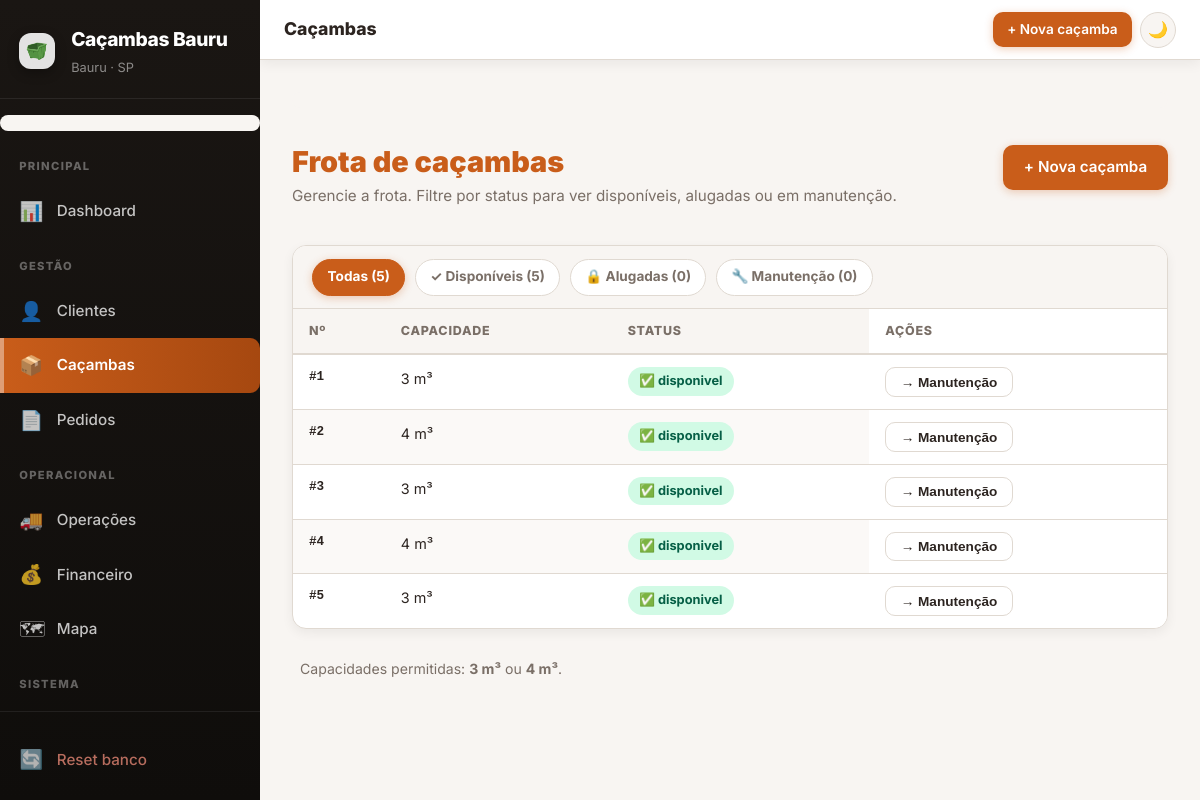
The app's page /cacambas with its own data.
### tables this page shows
CREATE TABLE cacambas (
            id INTEGER PRIMARY KEY AUTOINCREMENT,
            codigo TEXT NOT NULL UNIQUE,
            capacidade_m3 INTEGER NOT NULL,
            status TEXT NOT NULL DEFAULT 'disponivel'
        );

### app.py (the view)
@app.route("/cacambas")
def cacambas():
    f = request.args.get("f","")
    conn = get_conn()
    q = "SELECT id,codigo,capacidade_m3,status FROM cacambas"
    params = ()
    if f in ("disponivel","em_uso","manutencao"):
        q += " WHERE status=?"
        params = (f,)
    q += " ORDER BY CASE WHEN codigo GLOB '[0-9]*' THEN CAST(codigo AS INTEGER) ELSE 999999 END,codigo"
    rows = conn.execute(q, params).fetchall()
    tots = {r["status"]: r["n"] for r in conn.execute(
        "SELECT status, COUNT(*) AS n FROM cacambas GROUP BY status"
    ).fetchall()}
    total = conn.execute("SELECT COUNT(*) FROM cacambas").fetchone()[0]
    conn.close()
    return render_template("cacambas.html", cacambas=rows, filtro=f,
        n_disp=tots.get("disponivel",0), n_uso=tots.get("em_uso",0),
        n_manut=tots.get("manutencao",0), total=total)

### app.py (called while the page is built)
def _get_config():
    conn = get_conn()
    cfg = {r["chave"]: r["valor"] for r in conn.execute("SELECT chave,valor FROM config").fetchall()}
    conn.close()
    return cfg

def _dias_locacao(config=None):
    if config is None:
        config = _get_config()
    try:
        return max(1, min(int(config.get("dias_locacao","7")), 30))
    except ValueError:
        return 7

def _get_motoristas():
    conn = get_conn()
    rows = [r["nome"] for r in conn.execute("SELECT nome FROM motoristas ORDER BY nome").fetchall()]
    conn.close()
    return rows

### database.py (called while the page is built)
def get_conn():
    conn = sqlite3.connect(DB_PATH)
    conn.row_factory = sqlite3.Row
    conn.create_function("NORM", 1, _norm)
    return conn

### templates/cacambas.html (shortened to what this page needs)
{% extends "base.html" %}
{% block topbar_title %}Caçambas{% endblock %}
{% block topbar_actions %}<a class="btn btn-sm" href="{{ url_for('cacamba_nova') }}">+ Nova caçamba</a>{% endblock %}
{% block content %}
<section class="page-head">
  <div>
    <h2>Frota de caçambas</h2>
    <p>Gerencie a frota. Filtre por status para ver disponíveis, alugadas ou em manutenção.</p>
  </div>
  <a class="btn" href="{{ url_for('cacamba_nova') }}">+ Nova caçamba</a>
</section>
<div class="card table-wrap">
  <div class="filtros-bar">
    <a href="{{ url_for('cacambas') }}" class="filtro-chip {% if not filtro %}ativo{% endif %}">Todas ({{ total }})</a>
    <a href="{{ url_for('cacambas', f='disponivel') }}" class="filtro-chip {% if filtro=='disponivel' %}ativo ok{% endif %}">✓ Disponíveis ({{ n_disp }})</a>
    <a href="{{ url_for('cacambas', f='em_uso') }}" class="filtro-chip {% if filtro=='em_uso' %}ativo alerta{% endif %}">🔒 Alugadas ({{ n_uso }})</a>
    <a href="{{ url_for('cacambas', f='manutencao') }}" class="filtro-chip {% if filtro=='manutencao' %}ativo{% endif %}">🔧 Manutenção ({{ n_manut }})</a>
  </div>
  {% if cacambas %}
  <table class="tabela-dados">
    <thead>
      <tr><th>Nº</th><th>Capacidade</th><th>Status</th><th>Ações</th></tr>
    </thead>
    <tbody>
      {% for c in cacambas %}
      <tr>
        <td class="mono"><strong>#{{ c.codigo }}</strong></td>
        <td>{{ c.capacidade_m3 }} m³</td>
        <td><span class="status-chip status-{{ c.status }}">{{ c.status.replace('_',' ') }}</span></td>
        <td>
          {% if c.status == 'disponivel' %}
          <form class="inline-form" method="post" action="{{ url_for('cacamba_manutencao', cid=c.id) }}">
            <button class="btn btn-sec btn-sm">→ Manutenção</button>
          </form>
          {% elif c.status == 'manutencao' %}
          <form class="inline-form" method="post" action="{{ url_for('cacamba_disponivel', cid=c.id) }}">
            <button class="btn btn-ok btn-sm">Liberar</button>
          </form>
          {% endif %}
        </td>
      </tr>
      {% endfor %}
    </tbody>
  </table>
  {% else %}
  <div class="empty-state">Nenhuma caçamba{% if filtro %} com este status{% endif %}.</div>
  {% endif %}
</div>
<p class="hint" style="padding:0 .5rem">Capacidades permitidas: <strong>3 m³</strong> ou <strong>4 m³</strong>.</p>
{% endblock %}

### static/estilo.css (style rules this page uses)
:root { --brand: #c95d1a; --brand-dark: #a64810; --brand-light: #fef3ec; --brand-2: #20639b; --brand-2-dk: #174e7a; --sidebar-bg: #1a1613; --sidebar-w: 260px; --surface: #ffffff; --surface-soft: #f8f5f2; --surface-mid: #ede9e3; --line: #e0d9d1; --text: #2c2420; --muted: #7a6f67; --danger: #b42318; --success: #1a7f3c; --warning: #b45309; --info: #1055a8; --radius: 14px; --radius-sm: 10px; --shadow: 0 4px 12px rgba(0,0,0,.06); --shadow-md: 0 8px 24px rgba(0,0,0,.10); --shadow-lg: 0 12px 40px rgba(0,0,0,.15); --font: 'Inter', 'Segoe UI', system-ui, -apple-system, sans-serif; --topbar-h: 60px; --transition: all .3s cubic-bezier(.4,0,.2,1); --bg-color: #f8f5f2; --text-color: var(--text); --surface-color: var(--surface); }
*, *::before, *::after { box-sizing: border-box; margin: 0; padding: 0; }
html { font-size: 16px; scroll-behavior: smooth; }
body { font-family: var(--font); background: var(--bg-color); color: var(--text-color); min-height: 100vh; line-height: 1.6; transition: background .4s ease, color .4s ease; }
.card { background: var(--surface-color); border: 1px solid var(--line); border-radius: var(--radius); padding: 1.6rem 1.8rem; box-shadow: var(--shadow); transition: var(--transition); position: relative; overflow: hidden; }
.card::before { content: ''; position: absolute; top: 0; left: 0; right: 0; height: 4px; background: linear-gradient(90deg, var(--brand), var(--brand-dark)); opacity: 0; transition: opacity .3s ease; }
.page-head { display: flex; align-items: flex-start; justify-content: space-between; gap: 1.2rem; flex-wrap: wrap; margin-bottom: .5rem; }
.page-head h2 { font-size: 1.8rem; font-weight: 900; color: var(--brand); line-height: 1.2; }
.page-head p { font-size: .95rem; color: var(--muted); margin-top: .3rem; }
.btn { display: inline-flex; align-items: center; gap: .5rem; padding: .65rem 1.3rem; background: var(--brand); color: #fff; border: none; border-radius: var(--radius-sm); font-size: .95rem; font-weight: 600; cursor: pointer; text-decoration: none; transition: var(--transition); white-space: nowrap; position: relative; overflow: hidden; box-shadow: 0 2px 8px rgba(201,93,26,.3); }
.btn::before { content: ''; position: absolute; top: 0; left: -100%; bottom: 0; width: 100%; background: linear-gradient(90deg, transparent, rgba(255,255,255,.25), transparent); transition: .6s; }
.btn-sec { background: var(--surface-color); color: var(--text); border: 1.5px solid var(--line); box-shadow: none; }
.btn-sm { padding: .4rem .9rem; font-size: .85rem; }
.hint { font-size: .88rem; color: var(--muted); line-height: 1.6; }
.filtros-bar { display: flex; gap: .6rem; flex-wrap: wrap; align-items: center; padding: .8rem 1.2rem; background: var(--surface-soft); border-bottom: 1px solid var(--line); }
.filtro-chip { padding: .4rem .9rem; border-radius: 24px; font-size: .85rem; font-weight: 700; border: 1.5px solid var(--line); background: var(--surface-color); color: var(--muted); cursor: pointer; text-decoration: none; transition: var(--transition); white-space: nowrap; }
.filtro-chip.ativo { background: var(--brand); border-color: var(--brand); color: #fff; box-shadow: 0 2px 8px rgba(201,93,26,.3); }
.table-wrap { padding: 0; overflow: hidden; border-radius: var(--radius); }
.tabela-dados { width: 100%; border-collapse: collapse; font-size: .9rem; }
.tabela-dados thead th { background: var(--surface-soft); padding: .75rem 1rem; text-align: left; font-size: .78rem; font-weight: 800; text-transform: uppercase; letter-spacing: .06em; color: var(--muted); border-bottom: 2px solid var(--line); white-space: nowrap; position: sticky; top: 0; z-index: 10; }
.tabela-dados tbody tr { border-bottom: 1px solid var(--line); transition: var(--transition); }
.tabela-dados tbody tr:last-child { border-bottom: none; }
.tabela-dados td { padding: .75rem 1rem; vertical-align: top; }
.mono { font-family: 'Consolas','Courier New',monospace; font-size: .88em; }
.status-chip { display:inline-block; padding:.25rem .7rem; border-radius:24px; font-size:.8rem; font-weight:700; white-space:nowrap; }
.status-disponivel { background:#d1fae5; color:#065f46; }
.inline-form { display:inline-block; }
.status-disponivel::before { content: '✅ '; }
.tabela-dados tbody tr:nth-child(even) { background: rgba(248,245,242,.6); }
.tabela-dados th:last-child, .tabela-dados td:last-child { position: sticky; right: 0; background: var(--surface-color); box-shadow: -2px 0 8px rgba(0,0,0,.06); }

### records on screen
cacambas: codigo "1", capacidade_m3 "3", status.replace "disponivel"
cacambas: codigo "2", capacidade_m3 "4", status.replace "disponivel"
cacambas: codigo "3", capacidade_m3 "3", status.replace "disponivel"
cacambas: codigo "4", capacidade_m3 "4", status.replace "disponivel"
cacambas: codigo "5", capacidade_m3 "3", status.replace "disponivel"

### other values on screen
{{ empresa_nome or 'Caçambas' }} "Caçambas Bauru"
{{ empresa_fone or 'Bauru · SP' }} "Bauru · SP"
{{ total }} "5"
{{ n_disp }} "5"
{{ n_uso }} "0"
{{ n_manut }} "0"
